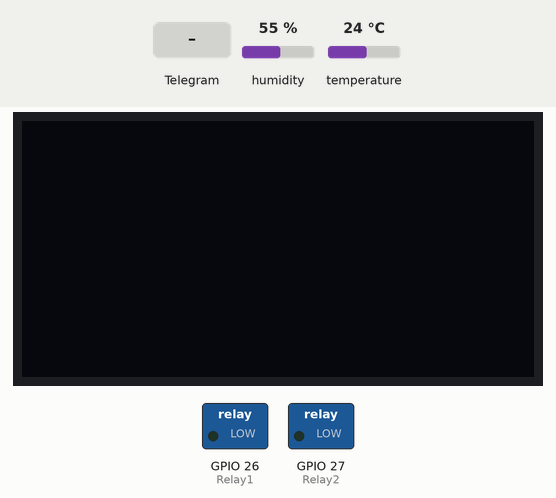
The sketch below on a simulated ESP32. Shown: 128×64 one-colour display, switched loads named in the sketch (green lamp = pin HIGH). The test bench sets the inputs (shaded band); at power-on: humidity 55 %, temperature 24 °C. WiFi joins after 1.5 s; servers stay silent unless stated; what the sketch prints to the serial monitor is not drawn.

Above: at 4.7 s.
4.8 s: Telegram message "/humidity" received
At 5.9 s:
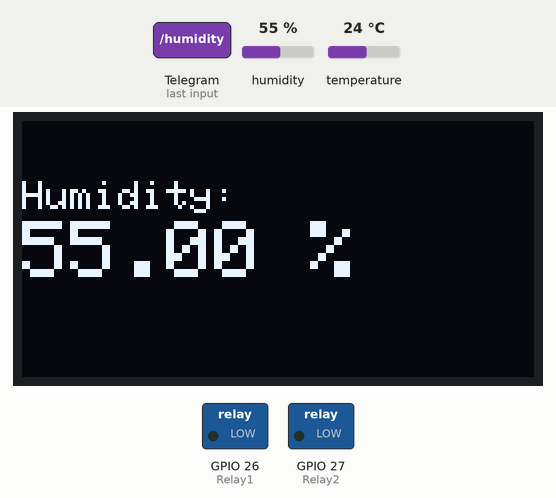
6.9 s: Telegram message "/LIGHT1ON" received
At 7.8 s:
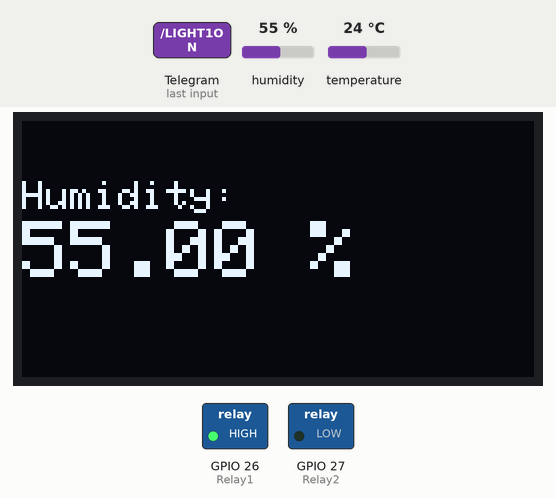
8.9 s: Telegram message "/humidity" received
At 10.5 s:
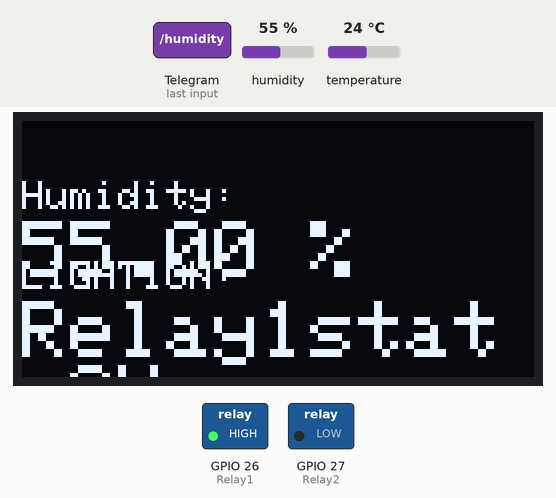
10.8 s: Telegram message "/LIGHT2ON" received
At 12.4 s:
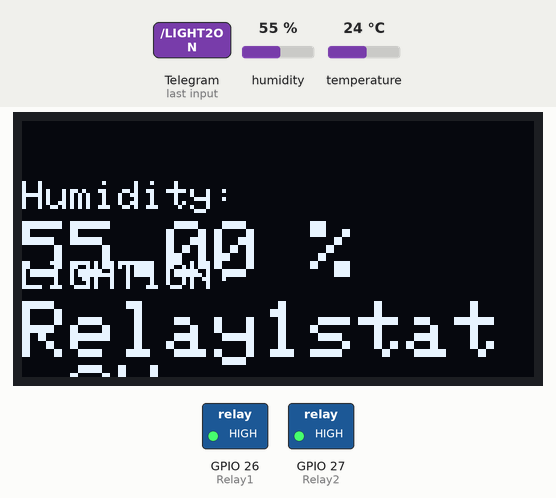
12.7 s: Telegram message "/LIGHT1OFF" received
At 14.3 s:
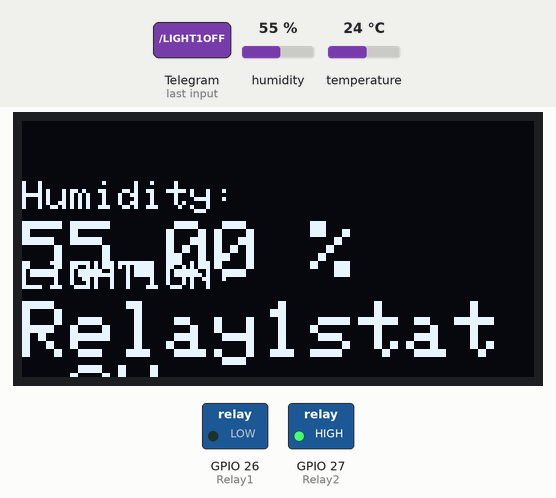
14.6 s: Telegram message "/humidity" received
At 15.9 s:
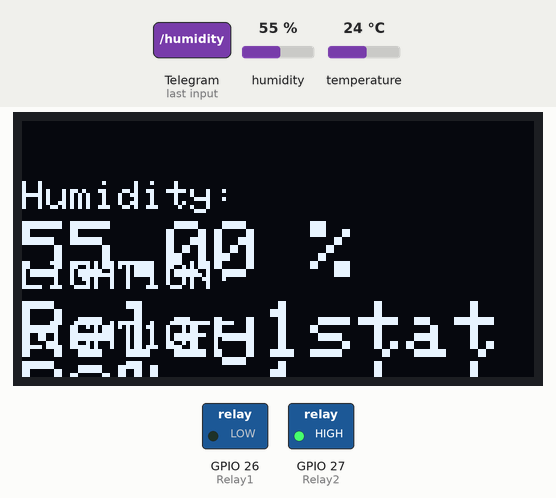
Timing chart, 0 to 17.6 s (numbered marks = the images above; inputs shaded):
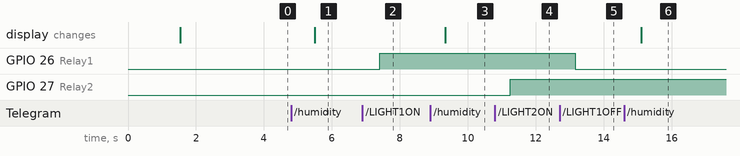

Measured:
- after the input at 4.8 s, the display: changes after 0.69 s (image 1)
- after the input at 6.9 s, GPIO 26 (Relay1): LOW → HIGH after 0.50 s
- after the input at 8.9 s, the display: changes after 0.44 s (image 3)
- after the input at 10.8 s, GPIO 27 (Relay2): LOW → HIGH after 0.45 s
- after the input at 12.7 s, GPIO 26 (Relay1): HIGH → LOW after 0.47 s
- after the input at 14.6 s, the display: changes after 0.50 s (image 6)

The sketch:

HOME_AUTOMATION_PROGRAM_2.ino
```cpp
#include <WiFi.h>
#include <WiFiClientSecure.h>
#include <UniversalTelegramBot.h>   // Universal Telegram Bot Library written by Brian Lough: https://github.com/witnessmenow/Universal-Arduino-Telegram-Bot
#include <ArduinoJson.h>
#include <Wire.h>
#include <Adafruit_GFX.h>
#include <Adafruit_SSD1306.h>
#include "DHT.h"

#define DHTPIN 4

// Uncomment whatever type you're using!
#define DHTTYPE DHT11   // DHT 11

// Replace with your network credentials
const char* WIFI_SSID = "OPPO A53";
const char* WIFI_PASSWORD = "aniket123";

// Initialize Telegram BOT
#define BOT_TOKEN "5743869194:AAGpk9yK_fIiUn0Ky29TgUrh7Jk2HRb43N0"
#define CHAT_ID "799232282"


WiFiClientSecure secured_client;

UniversalTelegramBot bot(BOT_TOKEN, secured_client);

#define SCREEN_WIDTH 128 // OLED display width, in pixels
#define SCREEN_HEIGHT 64 // OLED display height, in pixels
Adafruit_SSD1306 display(SCREEN_WIDTH, SCREEN_HEIGHT, &Wire, -1);

DHT dht(DHTPIN, DHTTYPE);

// Checks for new messages every 1 second.
int botRequestDelay = 1000;
unsigned long lastTimeBotRan;

float t;
//float temperatureF;
float h;


const int Relay1 = 26;
const int Relay2 = 27;


String Relay1State = "HIGH";
String Relay2State = "HIGH";


// Handle what happens when you receive new messages
void handleNewMessages(int numNewMessages) {
  Serial.println("handleNewMessages");
  Serial.println(String(numNewMessages));

  for (int i=0; i<numNewMessages; i++) {
    // Chat id of the requester
    String chat_id = String(bot.messages[i].chat_id);
    if (chat_id != CHAT_ID){
      bot.sendMessage(chat_id, "Unauthorized user", "");
      continue;
    }

    // Print the received message
    String text = bot.messages[i].text;
    Serial.println(text);

    String from_name = bot.messages[i].from_name;
//    text.toUpperCase();
    delay(10);

    if (text == "/start") {
      String welcome = "Welcome, " + from_name + ".\n";
      welcome += "Use the following commands to control your outputs.\n\n";
      welcome += "/LIGHT1ON:light1on to turn light1 ON \n";
      welcome += "/LIGHT1OFF:light1off to turn light1 OFF \n";
      welcome += "/LIGHT2ON:light2on to turn light2 ON \n";
      welcome += "/LIGHT2OFF:light2off to turn light2 OFF \n";
      welcome += "/tempC : Temperature in celcius \n";
      welcome += "/tempF : Temperature in faranthit\n";
      welcome += "/humidity : Humidity\n";

      welcome += "/state to request current GPIO state \n";
      bot.sendMessage(chat_id, welcome, "");
    }

    if (text == "/LIGHT1ON") {
      bot.sendMessage(chat_id, "Light1 state set to ON", "");
      Relay1State = "ON";
      digitalWrite(Relay1,HIGH);
    }
     if (text == "/LIGHT1OFF") {
      bot.sendMessage(chat_id, "Light1 state set to OFF", "");
      Relay1State = "OFF";
      digitalWrite(Relay1,LOW);
    }
      if (text == "/LIGHT2ON") {
      bot.sendMessage(chat_id, "Light2 state set to ON", "");
      Relay2State =  "ON";
      digitalWrite(Relay2,HIGH);
    }
     if (text == "/LIGHT2OFF") {
      bot.sendMessage(chat_id, "Light2 state set to OFF", "");
      Relay2State ="OFF";
      digitalWrite(Relay2,LOW);
    }

///////////////////////////////////////////////////////////////////////////////////// ////////////////////////////////////

 if (text == "LIGHT1STATE") {

  bot.sendMessage(chat_id, "Light1 is " + Relay1State + "");
    }
     if (text == "LIGHT2STATE") {

  bot.sendMessage(chat_id, "Light2 is " + Relay2State + "");
    }

     if (text == "/tempC")
      {   String msg = "Temperature is ";
          msg += msg.concat(t);
          msg += ("°C");
          bot.sendMessage(chat_id,msg, "");
      }

      if (text == "/humidity")
      {
          String msg = "Humidity is ";
          msg += msg.concat(h);
          msg += "%";
          bot.sendMessage(chat_id,msg, "");
      }

       if (text == "/tempC")
      {   // clear display
  display.clearDisplay();

  // display temperature
  display.setTextSize(1);
  display.setCursor(0,0);
  display.print("Temperature: ");
  display.setTextSize(2);
  display.setCursor(0,5);
  display.print(t);
   display.print(" ");
  display.setTextSize(1);

  display.cp437(true);
  display.write(167);
  display.setTextSize(2);
  display.print("C");
    }

  if (text == "/humidity"){
  // display humidity
  display.setTextSize(1);
  display.setCursor(0, 15);
  display.print("Humidity: ");
  display.setTextSize(2);
  display.setCursor(0, 25);
  display.print(h);
  display.print(" %");

  display.display();
  }
  if (text == "/LIGHT1ON"){
    display.setTextSize(1);
    display.setCursor(0,35);
    display.print("LIGHT1ON: ");
     display.setTextSize(2);
    display.setCursor(0,45);
    display.print("Relay1state");
    display.print("ON") ;
  }
  if (text == "/LIGHT1OFF"){
    display.setTextSize(1);
    display.setCursor(0,50);
    display.print("LIGHT1OFF: ");
     display.setTextSize(2);
    display.setCursor(0,60);
    display.print("Relay1state");
    display.print("OFF");
  }
  if (text == "/LIGHT2ON"){
    display.setTextSize(1);
    display.setCursor(0,70);
    display.print("LIGHT2ON: ");
     display.setTextSize(2);
    display.setCursor(0,80);
    display.print("Relay2state");
    display.print("ON");
  }
if (text == "/LIGHT2OFF"){
    display.setTextSize(1);
    display.setCursor(0,90);
    display.print("LIGHT2OFF: ");
     display.setTextSize(2);
    display.setCursor(0,100);
    display.print("Relay2state");
    display.print("OFF");
}
  }
}

void setup() {
  Serial.begin(115200);
   Serial.println(F("DHTxx test!"));

  dht.begin();


  pinMode(Relay1, OUTPUT);
  pinMode(Relay2, OUTPUT);


  digitalWrite(Relay1, LOW);
  digitalWrite(Relay2, LOW);

  // attempt to connect to Wifi network:
  Serial.print("Connecting to Wifi SSID ");
  Serial.print(WIFI_SSID);
  WiFi.begin(WIFI_SSID, WIFI_PASSWORD);
  secured_client.setCACert(TELEGRAM_CERTIFICATE_ROOT); // Add root certificate for api.telegram.org
  while (WiFi.status() != WL_CONNECTED)
  {
    Serial.print(".");
    delay(500);
  }
  Serial.print("\nWiFi connected. IP address: ");
  Serial.println(WiFi.localIP());

  if(!display.begin(SSD1306_SWITCHCAPVCC, 0x3C)) {
    Serial.println(F("SSD1306 allocation failed"));
    for(;;);
  }
  delay(2000);
  display.clearDisplay();
  display.setTextColor(WHITE);
}


void loop() {
   h = dht.readHumidity();
  // Read temperature as Celsius (the default)
   t= dht.readTemperature();
  // Read temperature as Fahrenheit (isFahrenheit = true)
  //temperatureF = dht.readTemperature(true);

 if (millis() > lastTimeBotRan + botRequestDelay)  {
    int numNewMessages = bot.getUpdates(bot.last_message_received + 1);
    while (numNewMessages)
    {
      Serial.println("got response");
      handleNewMessages(numNewMessages);
      numNewMessages = bot.getUpdates(bot.last_message_received + 1);
    }
     lastTimeBotRan = millis();
  }
}
```
